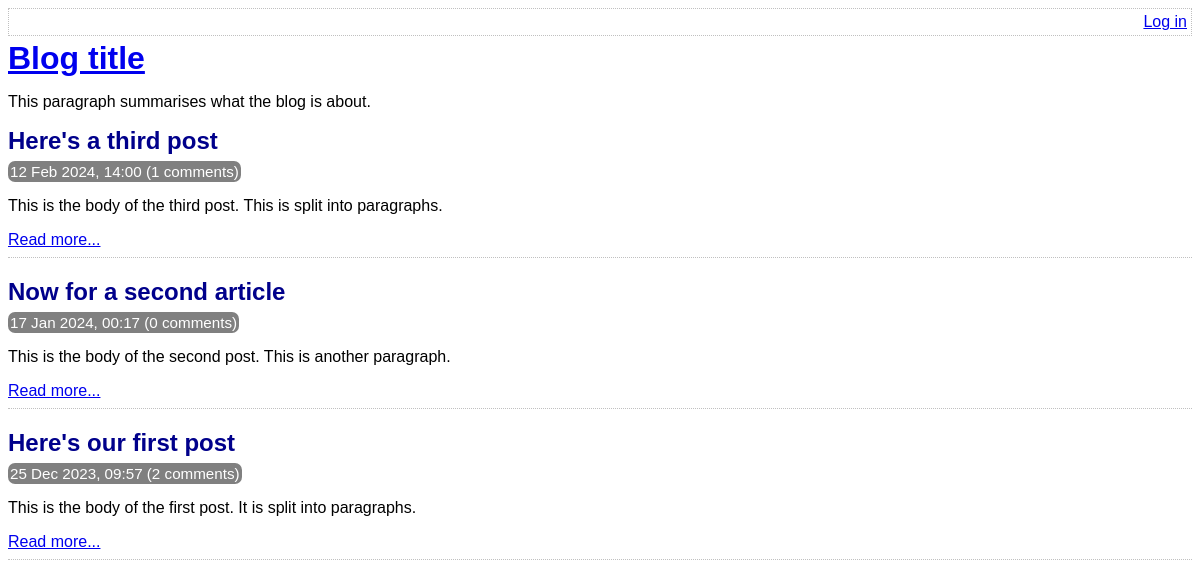
The page / on the database its author committed.
### tables this page shows
CREATE TABLE post (
	id INTEGER PRIMARY KEY AUTOINCREMENT NOT NULL,
	title VARCHAR NOT NULL,
	body VARCHAR NOT NULL,
	user_id INTEGER NOT NULL,
	created_at VARCHAR NOT NULL,
	updated_at VARCHAR
);

### lib/common.php (called while the page is built, shortened)
<?php
function htmlEscape($html)
{
    return htmlspecialchars($html, ENT_HTML5, 'UTF-8');
}
function convertSqlDate($sqlDate)
{
    $date = DateTime::createFromFormat('Y-m-d H:i:s', $sqlDate);
    return $date->format('d M Y, H:i');
}
function countCommentsForPost(PDO $pdo, $postId)
{
    $sql = "
        SELECT
            COUNT(*) c
        FROM
            comment
        WHERE
            post_id = :post_id
    ";
    $stmt = $pdo->prepare($sql);
    $stmt->execute(
        array('post_id' => $postId, )
    );
    return (int) $stmt->fetchColumn();
}
function isLoggedIn()
{
    return isset($_SESSION['logged_in_username']);
}

### index.php (the view, shortened to what this page needs)
<?php
require_once 'lib/common.php';
$pdo = getPDO();
$stmt = $pdo->query(
    'SELECT
        id, title, created_at, body
    FROM
        post
    ORDER BY
        created_at DESC'
);
?>
<!DOCTYPE html>
<html>
    <head>
        <?php require 'templates/head.php' ?>
    </head>
    <body>
        <?php require 'templates/title.php' ?>
        <div class="post-list">
            <?php while ($row = $stmt->fetch(PDO::FETCH_ASSOC)): ?>
                <div class="post-synopsis">
                    <h2>
                        <?php echo htmlEscape($row['title']) ?>
                    </h2>
                    <div class="meta">
                        <?php echo convertSqlDate($row['created_at']) ?>
                        (<?php echo countCommentsForPost($pdo, $row['id']) ?> comments)
                    </div>
                    <p>
                        <?php echo htmlEscape($row['body']) ?>
                    </p>
                    <div class="read-more">
                        <a
                            href="view-post.php?post_id=<?php echo $row['id'] ?>"
                        >Read more...</a>
                    </div>
                </div>
            <?php endwhile ?>
        </div>
    </body>
</html>

### templates/head.php (shortened to what this page needs)
<link rel="stylesheet" type="text/css" href="assets/main.css" />

### templates/title.php
<div class="top-menu">
    <div class="menu-options">
        <?php if (isLoggedIn()): ?>
            Hello <?php echo htmlEscape(getAuthUser()) ?>.
            <a href="logout.php">Log out</a>
        <?php else: ?>
            <a href="login.php">Log in</a>
        <?php endif ?>
    </div>
</div>
<a href="index.php">
    <h1>Blog title</h1>
</a>
<p>This paragraph summarises what the blog is about.</p>

### assets/main.css (style rules this page uses)
.top-menu { border: 1px dotted silver; min-height: 18px; padding: 4px; margin-bottom: 4px; }
.menu-options { float: right; }
h1, h2, h3 { margin-top: 0; margin-bottom: 8px; }
body { font-family: sans-serif; }
.post-synopsis { padding-bottom: 8px; border-bottom: 1px dotted silver; margin-bottom: 20px; }
.post-synopsis h2, .post h2 { color: darkblue; }
.post .date, .post-synopsis .meta { color: white; background-color: grey; border-radius: 7px; padding: 2px; display: inline; font-size: 0.95em; }

### rows shown on the page
post: title "Here's a third post", created_at "12 Feb 2024, 14:00", id "1", body "This is the body of the third post. This is split into paragraphs."
post: title "Now for a second article", created_at "17 Jan 2024, 00:17", id "0", body "This is the body of the second post. This is another paragraph."
post: title "Here's our first post", created_at "25 Dec 2023, 09:57", id "2", body "This is the body of the first post. It is split into paragraphs."
